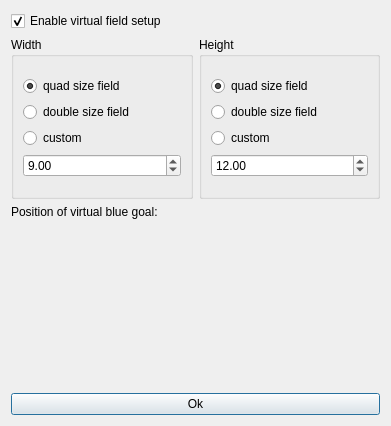
<?xml version="1.0" encoding="UTF-8"?>
<ui version="4.0">
 <class>VirtualFieldSetupDialog</class>
 <widget class="QDialog" name="VirtualFieldSetupDialog">
  <property name="geometry">
   <rect>
    <x>0</x>
    <y>0</y>
    <width>391</width>
    <height>426</height>
   </rect>
  </property>
  <property name="windowTitle">
   <string>Virtual field setup</string>
  </property>
  <layout class="QGridLayout" name="gridLayout_3">
   <item row="0" column="0">
    <layout class="QVBoxLayout" name="verticalLayout_4">
     <item>
      <layout class="QVBoxLayout" name="verticalLayout_3">
       <item>
        <widget class="QCheckBox" name="enableVirtualField">
         <property name="text">
          <string>Enable virtual field setup</string>
         </property>
         <property name="checked">
          <bool>true</bool>
         </property>
        </widget>
       </item>
       <item>
        <layout class="QHBoxLayout" name="contentLayout">
         <item>
          <widget class="QGroupBox" name="widthGroupBox">
           <property name="title">
            <string>Width</string>
           </property>
           <layout class="QGridLayout" name="gridLayout">
            <item row="0" column="0">
             <layout class="QVBoxLayout" name="verticalLayout">
              <item>
               <widget class="QRadioButton" name="quadSizeWidth">
                <property name="text">
                 <string>quad size field</string>
                </property>
                <property name="checked">
                 <bool>true</bool>
                </property>
               </widget>
              </item>
              <item>
               <widget class="QRadioButton" name="doubleSizeWidth">
                <property name="text">
                 <string>double size field</string>
                </property>
                <property name="checked">
                 <bool>false</bool>
                </property>
               </widget>
              </item>
              <item>
               <widget class="QRadioButton" name="customWidth">
                <property name="text">
                 <string>custom</string>
                </property>
               </widget>
              </item>
              <item>
               <widget class="QDoubleSpinBox" name="widthSpinBox">
                <property name="value">
                 <double>9.000000000000000</double>
                </property>
               </widget>
              </item>
             </layout>
            </item>
           </layout>
          </widget>
         </item>
         <item>
          <widget class="QGroupBox" name="heightGroupBox">
           <property name="title">
            <string>Height</string>
           </property>
           <layout class="QGridLayout" name="gridLayout_2">
            <item row="0" column="0">
             <layout class="QVBoxLayout" name="verticalLayout_2">
              <item>
               <widget class="QRadioButton" name="quadSizeHeight">
                <property name="text">
                 <string>quad size field</string>
                </property>
                <property name="checked">
                 <bool>true</bool>
                </property>
               </widget>
              </item>
              <item>
               <widget class="QRadioButton" name="doubleSizeHeight">
                <property name="text">
                 <string>double size field</string>
                </property>
                <property name="checked">
                 <bool>false</bool>
                </property>
               </widget>
              </item>
              <item>
               <widget class="QRadioButton" name="customHeight">
                <property name="text">
                 <string>custom</string>
                </property>
               </widget>
              </item>
              <item>
               <widget class="QDoubleSpinBox" name="heightSpinBox">
                <property name="value">
                 <double>12.000000000000000</double>
                </property>
               </widget>
              </item>
             </layout>
            </item>
           </layout>
          </widget>
         </item>
        </layout>
       </item>
       <item>
        <widget class="QLabel" name="label">
         <property name="sizePolicy">
          <sizepolicy hsizetype="Preferred" vsizetype="Maximum">
           <horstretch>0</horstretch>
           <verstretch>0</verstretch>
          </sizepolicy>
         </property>
         <property name="text">
          <string>Position of virtual blue goal:</string>
         </property>
        </widget>
       </item>
       <item>
        <widget class="GoalSelectionWidget" name="goalPositionSelection" native="true"/>
       </item>
      </layout>
     </item>
     <item>
      <widget class="QPushButton" name="okButton">
       <property name="text">
        <string>Ok</string>
       </property>
      </widget>
     </item>
    </layout>
   </item>
  </layout>
 </widget>
 <customwidgets>
  <customwidget>
   <class>GoalSelectionWidget</class>
   <extends>QWidget</extends>
   <header>goalselectionwidget.h</header>
   <container>1</container>
  </customwidget>
 </customwidgets>
 <resources/>
 <connections/>
</ui>
